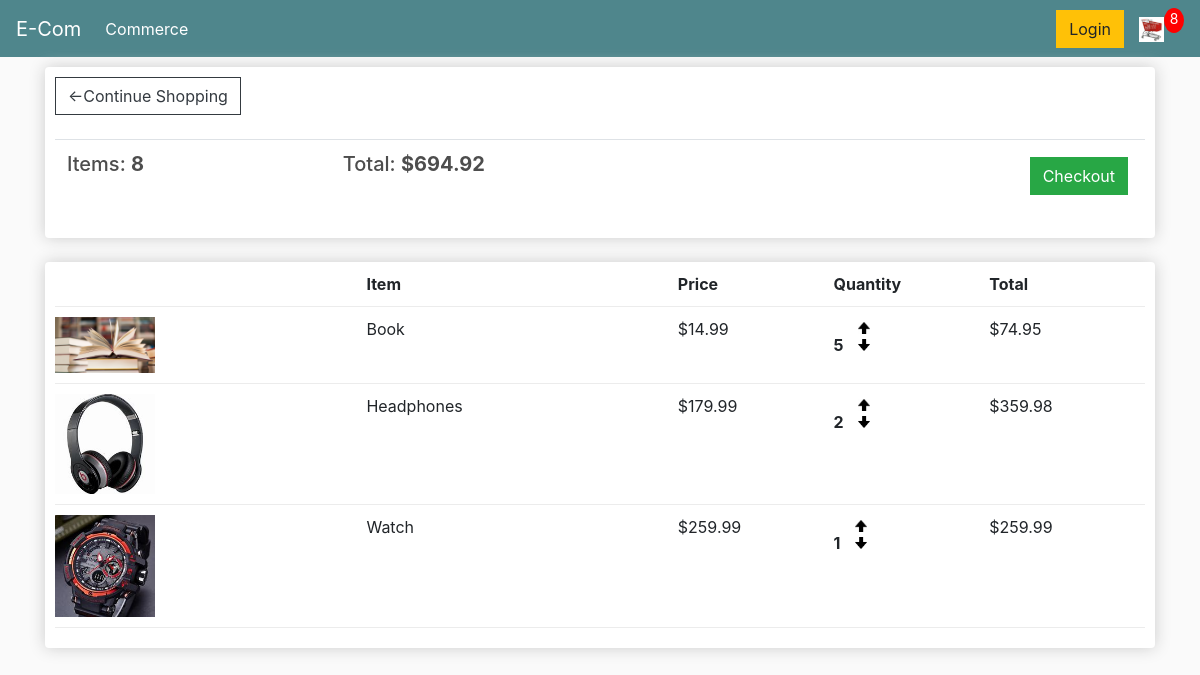
The app's page /cart (signed in) with its own data.
### commerce/models.py (models this page shows, shortened)
class Order(models.Model):
	customer = models.ForeignKey(Customer, on_delete=models.SET_NULL, blank=True, null=True)
	date_ordered = models.DateTimeField(auto_now_add=True)
	complete = models.BooleanField(default=False, blank=False, null=True)
	transaction_id = models.CharField(max_length=200, null=True)
	@property
	def get_cart_total(self):
		orderitems = self.orderitem_set.all()
		total = sum([item.get_total for item in orderitems ])
		return total
	@property
	def get_cart_items(self):
		orderitems = self.orderitem_set.all()
		total = sum([item.quantity for item in orderitems ])
		return total

class OrderItem(models.Model):
	product = models.ForeignKey(Product, on_delete=models.SET_NULL, blank=True, null=True)
	order = models.ForeignKey(Order, on_delete=models.SET_NULL, blank=True, null=True)
	quantity = models.IntegerField(default=0, null=True, blank=True)
	date_added = models.DateTimeField(auto_now_add=True)
	@property
	def get_total(self):
		total = self.product.price * self.quantity
		return total

class Product(models.Model):
	name = models.CharField(max_length=200, null=True)
	price = models.FloatField()
	digital = models.BooleanField(default=False, null=True, blank=False)
	image = models.ImageField(null=True, blank=True)
	@property
	def ImageUrl(self):
		try:
			url = self.image.url
		except:
			url = ''
		return url

### commerce/views.py (the view)
# urls.py: path('cart', views.cart, name='cart'),
def cart(request):
	if request.user.is_authenticated:
		customer=request.user.customer
		order, created = Order.objects.get_or_create(customer=customer, complete=False)
		items= order.orderitem_set.all()
		cartItems = order.get_cart_items
	else:
		items=[]
		ocartItems = order.get_cart_itemsrder = {'get_cart_total':0, 'get_cart_items':0}
		cartItems = order['get_cart_items']
	context={'items':items, 'order':order, 'cartItems':cartItems}
	return render(request, 'commerce/cart.html', context)

### commerce/templates/commerce/cart.html (shortened to what this page needs)
{% extends 'commerce/base.html' %}
{% load static %}
{% block content %}
 <div class="row">
 	<div class="col-lg-12">
 		<div class="box-element">
 			<a class="btn btn-outline-dark" href="/">&#x2190;Continue Shopping</a></br></br>
 			<table class="table">
 				<tr>
 					<th><h5>Items: <strong>{{ order.get_cart_items }}</strong></h5></th>
 					<th><h5>Total: <strong>${{ order.get_cart_total|floatformat:2 }}</strong></h5></th>
 					<th>
 						<a style="float: right; margin: 5px;" class="btn btn-success" href="{% url 'checkout' %}">Checkout</a>
 					</th>
 				</tr>
 			</table>
 		</div>
 		<div class="box-element">
 			<div class="cart-row">
 				<div style="flex:2"></div>
 				<div style="flex:2"><b>Item</b></div>
 				<div style="flex:1"><b>Price</b></div>
 				<div style="flex:1"><b>Quantity</b></div>
 				<div style="flex:1"><b>Total</b></div>
 			</div>
 			{% for item in items %}
 			<div class="cart-row">
 				<div style="flex:2">
 					<img src="{{ item.product.ImageUrl }}" class="row-image">
 				</div>
 				<div style="flex:2">{{ item.product.name }}</div>
 				<div style="flex:1">${{ item.product.price|floatformat:2 }}</div>
 				<div style="flex:1">
 					<p class="quantity">{{ item.quantity }}</p>
 					<div class="quantity">
 						<img data-product='{{ item.product.id}}' data-action='add' class="chg-quantity update-cart" src="{% static 'images/arrow_up.jpg' %}">
 						<img data-product='{{ item.product.id}}' data-action='remove' class="chg-quantity update-cart" src="{% static 'images/arrow_down.png' %}">
 					</div>
 				</div>
 				<div style="flex:1">${{ item.get_total }}</div>
 			</div>
 			{% endfor %}
 		</div>
 	</div>
 </div>
{% endblock %}

### static/css/main.css (style rules this page uses)
body { background-color: hsl(0, 0%, 98%); }
h1,h2,h3,h4,h5,h6 { color:hsl(0, 0%, 30%); }
.box-element { box-shadow:hsl(0, 0%, 80%) 0 0 16px; background-color: #fff; border-radius: 4px; padding: 10px; }
.col-lg-4, .col-lg-6, .col-lg-8, .col-lg-12 { margin-top: 10px; }
.btn { border-radius: 0; }
.row-image { width: 100px; }
.cart-row { display: flex; align-items: flex-stretch; padding-bottom: 10px; margin-bottom: 10px; border-bottom: 1px solid #ececec; }
.quantity { display: inline-block; font-weight: 700; padding-right:10px; }
.chg-quantity { width: 12px; cursor: pointer; display: block; margin-top: 5px; transition:.1s; }

### records on screen
Order: get_cart_items "8", get_cart_total "694.92"
OrderItem: product.ImageUrl (picture), product.name "Book", product.price "14.99", quantity "5", get_total "74.95"
OrderItem: product.ImageUrl (picture), product.name "Headphones", product.price "179.99", quantity "2", get_total "359.98"
OrderItem: product.ImageUrl (picture), product.name "Watch", product.price "259.99", quantity "1", get_total "259.99"

### other values on screen
{{ cartItems }} "8"
